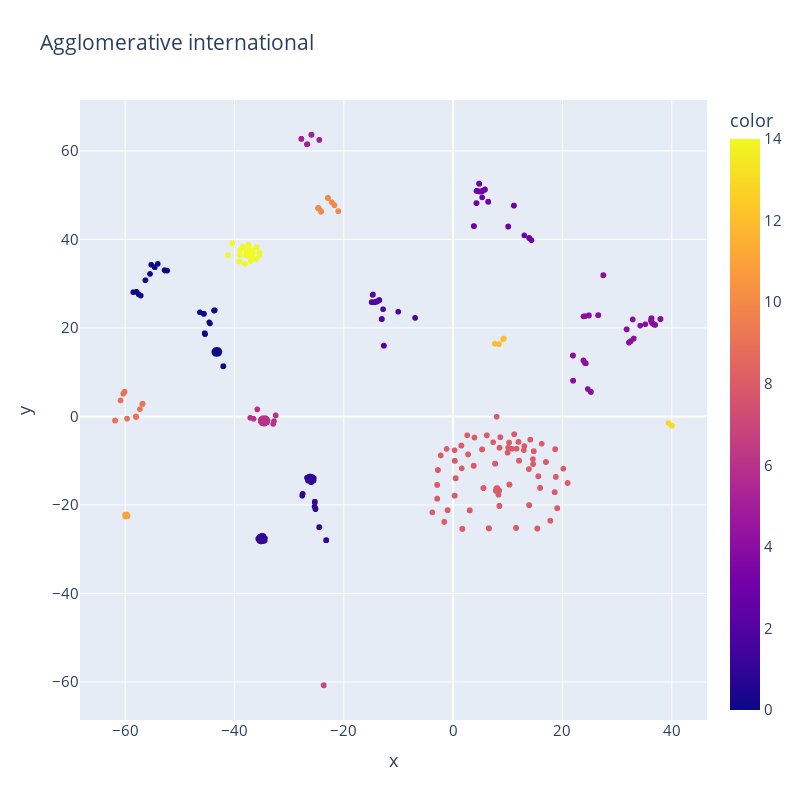

Write notebook code for a chart like this one.
### Code cell
fig = px.scatter(tdf_id_18, x = tsne_representation_id_18[:, 0], y = tsne_representation_id_18[:, 1],
                color = tdf_id_18['Agglomerative_label'].to_list(),
                height = 800, width = 800,
                title = "Agglomerative international")
fig.update_layout(font_size =15)
#fig.show()

### Figure 1 — Plotly figure (JSON) as saved in the notebook; plotly's stock layout.template omitted (floating-point values rounded to 4 significant figures; data arrays with more than 128 entries replaced by an {"elided": "..."} marker saying what was removed)
{"data": [{"hovertemplate": "x=%{x}<br>y=%{y}<br>color=%{marker.color}<extra></extra>", "legendgroup": "", "marker": {"color": {"elided": "4897 int values"}, "coloraxis": "coloraxis", "symbol": "circle"}, "mode": "markers", "name": "", "showlegend": false, "type": "scattergl", "x": {"elided": "4897 float values"}, "xaxis": "x", "y": {"elided": "4897 float values"}, "yaxis": "y"}], "layout": {"coloraxis": {"colorbar": {"title": {"text": "color"}}, "colorscale": [[0, "#0d0887"], [0.1111, "#46039f"], [0.2222, "#7201a8"], [0.3333, "#9c179e"], [0.4444, "#bd3786"], [0.5556, "#d8576b"], [0.6667, "#ed7953"], [0.7778, "#fb9f3a"], [0.8889, "#fdca26"], [1, "#f0f921"]]}, "font": {"size": 15}, "height": 800, "legend": {"tracegroupgap": 0}, "title": {"text": "Agglomerative international"}, "width": 800, "xaxis": {"anchor": "y", "domain": [0, 1], "title": {"text": "x"}}, "yaxis": {"anchor": "x", "domain": [0, 1], "title": {"text": "y"}}}}
